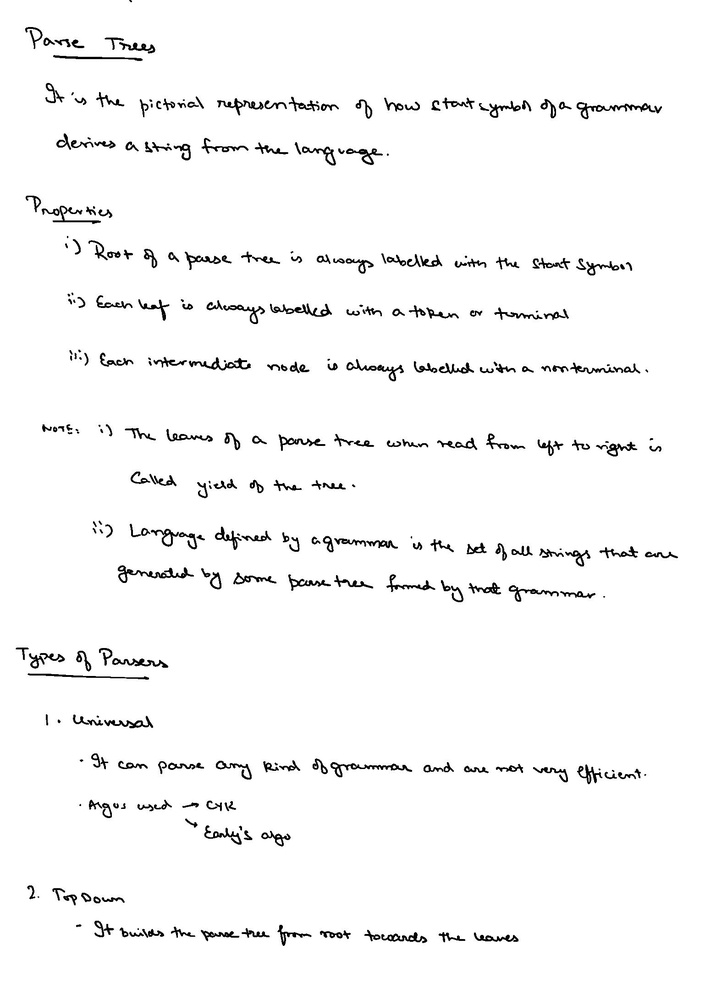
#> input picture output/CD-02.jpg, 705 x 1000 px, shrunk from 1538 x 2182 before the run
$ python test.py
#> lines starting #> are read from the running program, lines starting #| are printed output that depends on the picture; after the words box and inside, x2 and y2 are one past the last pixel; in counts of white or black regions, pixels touching at a corner belong together
from PIL import Image
import PIL.ImageOps as impos
import PIL.ImageEnhance as imen
import glob, os

# print(len([6334, 5766, 8603, 10931, 9255, 6415, 4023, 2399, 1386, 800, 592, 473, 381, 387, 310, 332, 322, 356, 305, 298, 291, 256, 273, 240, 263, 234, 262, 246, 237, 249, 260, 273, 255, 247, 243, 244, 232, 199, 215, 207, 235, 235, 224, 214, 221, 234, 218, 229, 241, 220, 213, 221, 194, 202, 223, 219, 221, 220, 216, 217, 183, 200, 200, 198, 197, 208, 192, 204, 212, 198, 213, 180, 199, 183, 200, 207, 166, 178, 203, 195, 199, 203, 202, 200, 209, 189, 190, 217, 206, 179, 185, 177, 220, 192, 195, 196, 199, 213, 202, 232, 173, 205, 188, 200, 196, 174, 167, 196, 221, 183, 205, 203, 191, 209, 206, 194, 209, 199, 192, 195, 198, 196, 216, 220, 204, 181, 208, 177, 210, 206, 190, 198, 206, 208, 204, 215, 225, 213, 202, 207, 237, 208, 193, 210, 205, 206, 213, 224, 222, 218, 222, 241, 196, 199, 216, 188, 221, 220, 214, 227, 249, 260, 218, 237, 223, 227, 222, 250, 245, 243, 222, 248, 242, 231, 234, 263, 263, 245, 260, 247, 231, 254, 256, 268, 278, 265, 263, 313, 293, 307, 325, 336, 328, 355, 374, 386, 495, 706, 1318, 2826]))
output_dir = "single-img"
file = "output/CD-02.jpg"
with Image.open(file) as im:
#> im is the input picture: PIL image 705x1000 L; min 0, max 255, mean 247.5
    x, y = im.size
#> x = 705; y = 1000
    u, v = 500, 70
    for i in range (0, x, u):
        for j in range (0, y, v):
            im_crop = im.crop((i, j, i+u, j+v))
            im_crop.save(f"{output_dir}/CD-02-{i}-{j}.jpg")
#> this loop made 2 passes
#> pass 1, `im_crop.save(f"{output_dir}/CD-02-{i}-{j}.jpg")`:
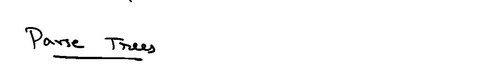
#> saved as CD-02-0-0.jpg: PIL image 500x70 L; min 0, max 255, mean 250.2
#> pass 1, `im_crop.save(f"{output_dir}/CD-02-{i}-{j}.jpg")`:
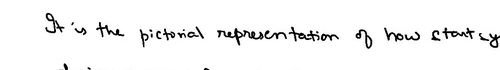
#> saved as CD-02-0-70.jpg: PIL image 500x70 L; min 0, max 255, mean 244
#> pass 1, `im_crop.save(f"{output_dir}/CD-02-{i}-{j}.jpg")`:
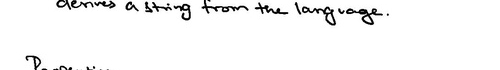
#> saved as CD-02-0-140.jpg: PIL image 500x70 L; min 0, max 255, mean 245.9
#> pass 1, `im_crop.save(f"{output_dir}/CD-02-{i}-{j}.jpg")`:
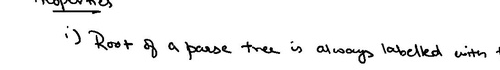
#> saved as CD-02-0-210.jpg: PIL image 500x70 L; min 0, max 255, mean 243.3
#> after the loop:
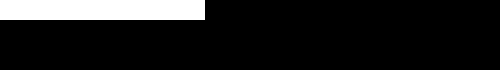
#> im_crop: PIL image 500x70 L; 11.7% white; 1 white region, box (x1, y1, x2, y2) and area: (0, 0, 205, 20) 4100
